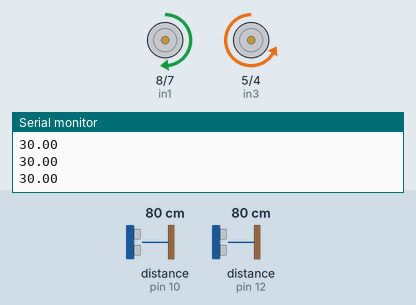
Recording of a sketch running on a simulated Arduino Uno, built with avr-gcc and run on an emulated ATmega328P. On the bench: motor-driver pin pairs drawn as motors (green arrow = first pin HIGH = forward, orange = second pin HIGH = backward, longer = more drive, scaled by the enable pin), the last lines printed to the serial monitor. Wiring (inferred from the names in the program): 2 × ultrasonic range finder: trigger pin 11, echo pin 10 / trigger pin 13, echo pin 12. Inputs (shaded band) come from the test bench; at power-on: distance to the obstacle (sensors on pin 12, pin 10) 80 cm. The echo pulse lasts 58.3 µs per cm.

Above: at 1.2 s.
1.3 s: distance to the obstacle (sensor on pin 12) set to 23 cm
2.8 s: distance to the obstacle (sensor on pin 12) set to 18 cm
At 2.9 s:
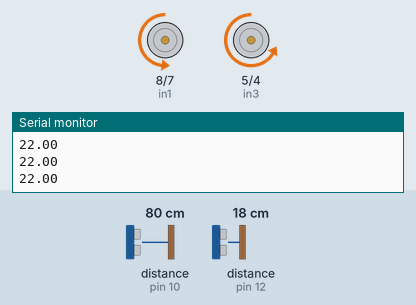
5.8 s: distance to the obstacle (sensor on pin 10) set to 10 cm
8.8 s: distance to the obstacle (sensor on pin 10) set to 7 cm
At 10.0 s:
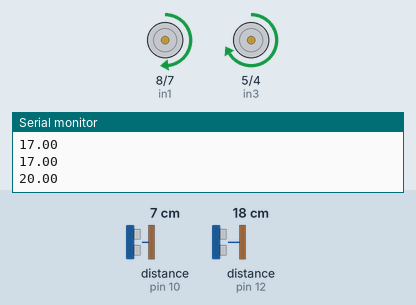
10.3 s: distance to the obstacle (sensor on pin 10) set to 9 cm
At 10.58 s:
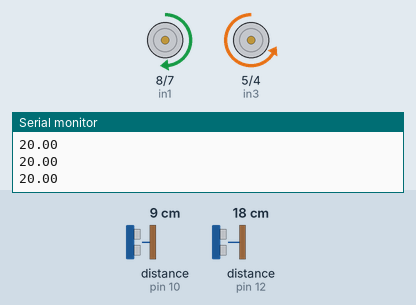
13.3 s: distance to the obstacle (sensor on pin 10) set to 2 cm
At 14.4 s:
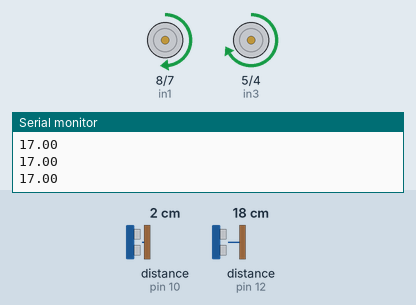
Timing chart, 0 to 15.8 s (numbered marks = the images above; inputs shaded):
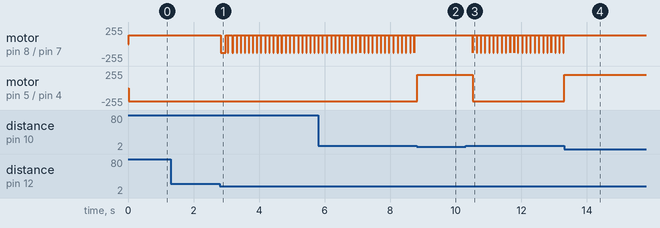

Measured:
- the behaviour switches between 21 and 20 cm on distance to the obstacle (sensor on pin 12) (found by bisection; images 0 and 1)
- the behaviour switches between 9 and 8 cm on distance to the obstacle (sensor on pin 10) (found by bisection; images 1 and 2)
- after the input at 2.8 s, motor on pin 8 (in1) / pin 7 (in2): forward 131/255 → backward 131/255 at once, then repeats every 0.23 s: forward 131/255 0.07 s, backward 131/255 0.02 s, forward 131/255 0.12 s, backward 131/255 0.02 s
- after the input at 8.8 s, motor on pin 8 (in1) / pin 7 (in2): stops changing and stays forward 131/255; motor on pin 5 (in3) / pin 4 (in4): backward 200/255 → forward 200/255 at once
- after the input at 10.3 s, motor on pin 8 (in1) / pin 7 (in2): alternates forward 131/255 for 0.11 s and backward 131/255 for 0.01 s, starting after 0.21 s; motor on pin 5 (in3) / pin 4 (in4): forward 200/255 → backward 200/255 after 0.21 s
- after the input at 13.3 s, motor on pin 8 (in1) / pin 7 (in2): stops changing and stays forward 131/255; motor on pin 5 (in3) / pin 4 (in4): backward 200/255 → forward 200/255 at once

The sketch:

Maze_Runners_Robot_Code.ino
```cpp
//Ultrasonic Sensor Pins 1
int trigPin1 = 13;
int echoPin1  = 12;

//Ultrasonic Sensor Pins 2
int trigPin2 = 11;
int echoPin2  = 10;

//Motor Pins
int enA = 9;
int in1 = 8;
int in2 = 7;

int enB = 6;
int in3 = 5;
int in4 = 4;

//ultrasonic Reading Variables
float distanceL = 0;
float distanceR = 0;

//Motor Power
int dirR = 0;
int dirL = 1;

//Right Moving Average
const int setValueR = 20;
const int numReadingsR = 20;
int readingsR[numReadingsR];
int readIndexR = 0;
float totalR = setValueR*numReadingsR;
float averageR = 0;

//Average Array
const int numReadingsA = 20;
int setValueA = setValueR;
int readingsA[numReadingsA];
int readIndexA = 0;
float totalA = setValueA*numReadingsA;
float averageA = 0;

//Turn Stability
float maxR = 0;

//Time
int old_time = 0;
int new_time = 0;
int total_time = 0;
int delta_time = 0;

//Adjuster
int adjustmentsR = 0;
int rateR = 0;
int max_time = 1000;
bool overAdjustedR = false;

//Adjustable
int powerR = 200;
int powerL = 131;
int max_rateR = 7;
int turn_time = 550;

void setup()
{
  //Sets up Serial Monitor
  Serial.begin (9600);

  //Sets up Ultrasonic Sensor 1
  pinMode(trigPin1, OUTPUT);
  pinMode(echoPin1, INPUT);

  //Sets up Ultrasonic Sensor 2
  pinMode(trigPin2, OUTPUT);
  pinMode(echoPin2, INPUT);

  //Sets up Motors 1
   pinMode(enA, OUTPUT);
   pinMode(in1, OUTPUT);
   pinMode(in2, OUTPUT);

  //Sets up Motor 2
   pinMode(enB, OUTPUT);
   pinMode(in3, OUTPUT);
   pinMode(in4, OUTPUT);


  //Sets Values for Average Readings
  for (int thisReadingR = 0; thisReadingR < numReadingsR; thisReadingR++)
  {
    readingsR[thisReadingR] = setValueR;
  }

  //Stores Values in an Array
   for (int thisReadingA = 0; thisReadingA < numReadingsA; thisReadingA++)
  {
    readingsA[thisReadingA] = setValueA;
  }
}

//Ultrasonic Function
float ultrasonic(int trigPin, int echoPin)
{
  float duration, distance;
  digitalWrite(trigPin, LOW);  // Added this line
  delayMicroseconds(2); // Added this line
  digitalWrite(trigPin, HIGH);
  delayMicroseconds(10); // Added this line
  digitalWrite(trigPin, LOW);
  duration = pulseIn(echoPin, HIGH);
  return distance =  (duration/2.0) / 29.1;
}

//Motor Function
void motorDriver(int en, int in_1, int in_2, int dir, int power)
{
  //Sets Direction of Motor
  if (dir == 1)
  {
    digitalWrite(in_1, HIGH);
    digitalWrite(in_2, LOW);
  }
  else if (dir == 0)
  {
    digitalWrite(in_1, LOW);
    digitalWrite(in_2, HIGH);
  }
  analogWrite(en, power);
}

//Turn Right
void right()
{
   dirR = 1;
   dirL = 1;
   motorDriver(enA, in1, in2, dirL, powerL);
   motorDriver(enB, in3, in4, dirR, powerR);
   delay(turn_time);
}

//Turn Left
void left()
{
   dirR = 0;
   dirL = 0;
   motorDriver(enA, in1, in2, dirL, powerL);
   motorDriver(enB, in3, in4, dirR, powerR);
   delay(turn_time);
}

//Drive Straight
void straight()
{
  //Drives Both Motors
  dirR = 0;
  dirL = 1;
  motorDriver(enA, in1, in2, dirL, powerL);
  motorDriver(enB, in3, in4, dirR, powerR);
}

//Adjust Right
void adjustR()
{
   dirR = 1;
   dirL = 1;
   motorDriver(enA, in1, in2, dirL, powerL);
   motorDriver(enB, in3, in4, dirR, powerR);
}

//Adjust Left
void adjustL()
{
   dirR = 0;
   dirL = 0;
   motorDriver(enA, in1, in2, dirL, powerL);
   motorDriver(enB, in3, in4, dirR, powerR);
}

//Moving Average for Right Sensor
void movingAverageR()
{
  // subtract the last reading:
  totalR = totalR - readingsR[readIndexR];
  // read from the sensor:
  readingsR[readIndexR] = distanceR;
  // add the reading to the total:
  totalR = totalR + readingsR[readIndexR];
  // advance to the next position in the array:
  readIndexR = readIndexR + 1;

  // if we're at the end of the array...
  if (readIndexR >= numReadingsR)
  {
    // ...wrap around to the beginning:
    readIndexR = 0;
  }

  // calculate the average:
  averageR = totalR / numReadingsR;
}

//Moving Average Array for Right Sensor
void movingAverageA()
{
  // subtract the last reading:
  totalA = totalA - readingsA[readIndexA];
  // read from the sensor:
  readingsA[readIndexA] = averageR;
  // add the reading to the total:
  totalA = totalA + readingsA[readIndexA];
  // advance to the next position in the array:
  readIndexA = readIndexA + 1;

  // if we're at the end of the array...
  if (readIndexA >= numReadingsA)
  {
    // ...wrap around to the beginning:
    readIndexA = 0;
  }

  // calculate the average:
  averageA = totalA / numReadingsA;
}

//Resets Moving Average
void movingAverageResetR()
{
   for (int thisReadingR = 0; thisReadingR < numReadingsR; thisReadingR++)
  {
    totalR = setValueR*numReadingsR;
    readingsR[thisReadingR] = setValueR;
  }
}

//Resets Array for Moving Average
void movingAverageResetA()
{
   for (int thisReadingA = 0; thisReadingA < numReadingsA; thisReadingA++)
  {
    totalA = setValueA*numReadingsA;
    readingsA[thisReadingA] = setValueA;
  }
}

//Calculates Max Value in Moving Average Array
void maxArrayR()
{
  float maxRight = 0;
  for (int thisReadingA = 0; thisReadingA < numReadingsA; thisReadingA++)
  {
    float value = readingsA[thisReadingA] ;
    if ( value > maxRight)
    {
      maxRight = value;
    }
    maxR = maxRight;
  }
}

//Filters Large Data for Turns
void filterR1()
{
  if(distanceR > 30)
  {
    distanceR = 30;
  }
}

//Filters Large Data for Adjustments
void filterR2()
{
  if(distanceR > 20)
  {
    distanceR = 11;
  }
}

//Calculates Loop Time
void deltaTime()
{
  old_time = new_time;
  new_time = millis();
  delta_time = new_time - old_time;
}

//Calculates Adjustment Rate
void adjustmentRateR()
{
  total_time = total_time + delta_time;

  if(total_time > max_time)
  {
    total_time = 0;
    adjustmentsR = 0;
  }

  rateR = adjustmentsR*1000.0/total_time;

  if(rateR > max_rateR)
  {
    overAdjustedR = true;
  }
  else
  {
    overAdjustedR = false;
  }
}

void known_maze()
{
  //Maze Constrainsts
  if (distanceL <= 8)
  {
    if (maxR > setValueA)
    {
     left();
    }
    else
    {
     right();
    }

     movingAverageResetR();
     movingAverageResetA();
  }

  else
  {
    if(distanceR >= 13 && !overAdjustedR)
    {
    adjustL();
    adjustmentsR++;

    }
    else if(distanceR <= 9)
    {
    adjustR();

    }
    else
    {
    straight();
    }
  }
}


void loop()
{
  //Calls Ultrasonic Function
  distanceR = ultrasonic(trigPin1, echoPin1);
  delay(5);
  distanceL = ultrasonic(trigPin2, echoPin2);
  delay(5);

  deltaTime();
  adjustmentRateR();
  filterR1();
  movingAverageR();
  movingAverageA();
  maxArrayR();
  filterR2();

  known_maze();
  Serial.println(maxR);
}
```
